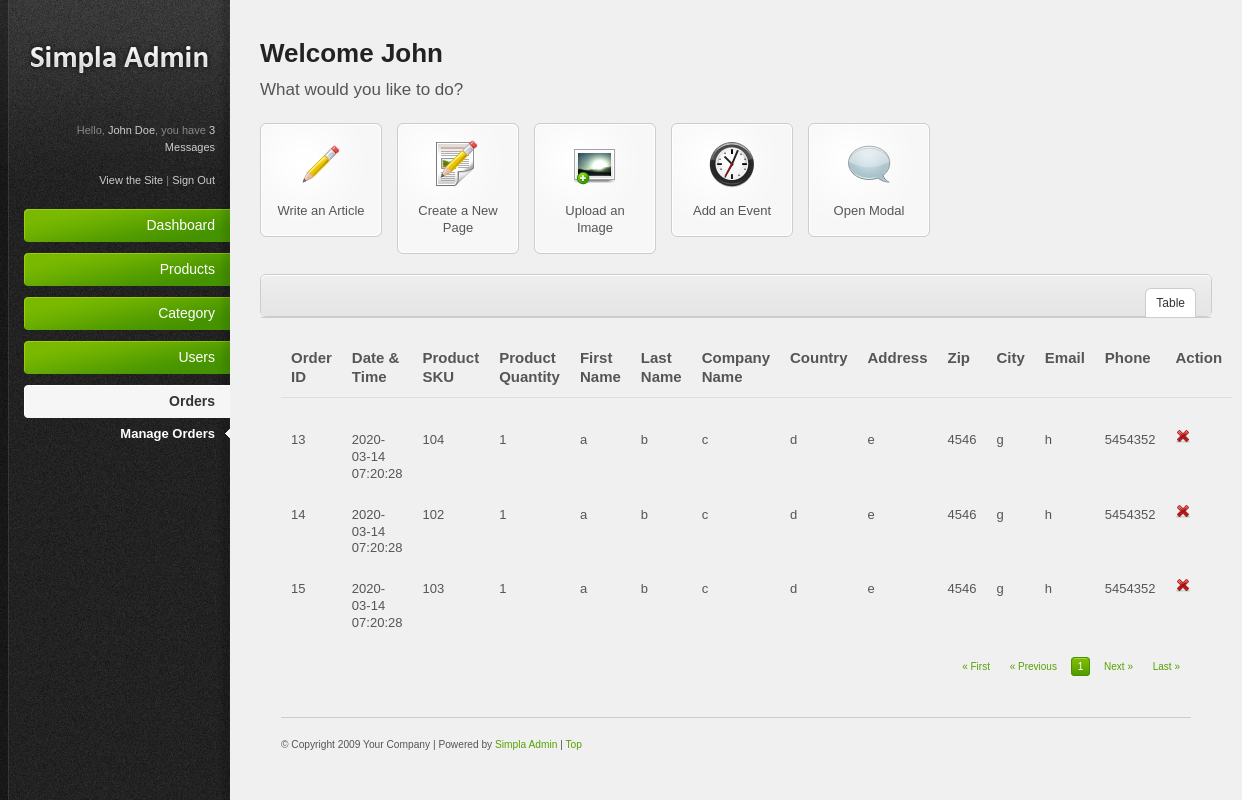
/Project/Admin/manageorders.php (signed in), run on the app's committed database.
### tables this page shows
CREATE TABLE `orders` (
  `Order_ID` int(20) NOT NULL,
  `Date&Time` timestamp NOT NULL DEFAULT current_timestamp() ON UPDATE current_timestamp(),
  `Product_SKU` varchar(20) NOT NULL,
  `Product_Quantity` int(10) NOT NULL,
  `First_Name` varchar(20) NOT NULL,
  `Last_Name` varchar(20) NOT NULL,
  `Company_Name` varchar(20) NOT NULL,
  `Country` varchar(20) NOT NULL,
  `Address` varchar(40) NOT NULL,
  `Zip` int(10) NOT NULL,
  `City` varchar(20) NOT NULL,
  `Email` varchar(20) NOT NULL,
  `Phone` int(20) NOT NULL
);

### Project/Admin/Order.inc.php (the view)
<?php
class Order{
	public function list($pageno){
		include "config.php";
		$no_of_records_per_page = 9;
		$offset = ($pageno-1) * $no_of_records_per_page;
		$total_pages_sql = "SELECT COUNT(*) FROM orders";
		$result = mysqli_query($connection,$total_pages_sql);
		$total_rows = mysqli_fetch_array($result)[0];
		$total_pages = ceil($total_rows / $no_of_records_per_page);
		$sql = "SELECT * FROM orders LIMIT $offset, $no_of_records_per_page";
		$res_data = mysqli_query($connection,$sql);
		$row = mysqli_fetch_all($res_data,MYSQLI_ASSOC);
		foreach ($row as $key => $value):
			echo "<tr>
					<td>".$value['Order_ID']."</td>
					<td>".$value['Date&Time']."</td>
					<td>".$value['Product_SKU']."</td>
					<td>".$value['Product_Quantity']."</td>
					<td>".$value['First_Name']."</td>
					<td>".$value['Last_Name']."</td>
					<td>".$value['Company_Name']."</td>
					<td>".$value['Country']."</td>
					<td>".$value['Address']."</td>
					<td>".$value['Zip']."</td>
					<td>".$value['City']."</td>
					<td>".$value['Email']."</td>
					<td>".$value['Phone']."</td>
					<td>
						<a href='table.php?id4=".$value['Order_ID']."&action=deleterow' title='Delete'><img src='resources/images/icons/cross.png' alt='Delete' /></a>
					</td>
				</tr>";
		endforeach;
		return $total_pages;
	}
}

### Project/Admin/header.php (shortened to what this page needs)
<!DOCTYPE html PUBLIC "-//W3C//DTD XHTML 1.0 Strict//EN" "http://www.w3.org/TR/xhtml1/DTD/xhtml1-strict.dtd">
<html xmlns="http://www.w3.org/1999/xhtml">
<head>
<link rel="stylesheet" href="resources/css/reset.css" type="text/css" media="screen" />
<link rel="stylesheet" href="resources/css/style.css" type="text/css" media="screen" />
<link rel="stylesheet" href="resources/css/invalid.css" type="text/css" media="screen" />
<link href="https://cdn.jsdelivr.net/npm/select2@4.0.13/dist/css/select2.min.css" rel="stylesheet"/>
</head>

### Project/Admin/sidebar.php (shortened to what this page needs)
<?php $active = basename($_SERVER["REQUEST_URI"]);?>
<div id="sidebar"><div id="sidebar-wrapper">
			<a href="#"><img id="logo" src="resources/images/logo.png" alt="Simpla Admin logo" /></a>
			<div id="profile-links">
				Hello, <a href="#" title="Edit your profile">John Doe</a>, you have <a href="#messages" rel="modal" title="3 Messages">3 Messages</a><br />
				<br />
				<a href="#" title="View the Site">View the Site</a> | <a href="logout.php" title="Sign Out">Sign Out</a>
			</div>
			<ul id="main-nav">
				<li>
					<a href="http://www.google.com/" class="nav-top-item no-submenu">
						Dashboard
					</a>
				</li>
				<li>
					<a href="#" class="nav-top-item <?php if($active == 'form.php' || $active == 'table.php'):?>current<?php endif;?>">
					Products
					</a>
				</li>
				<li>
					<a href="#" class="nav-top-item <?php if($active == 'category.php' || $active == 'managecategories.php'):?>current<?php endif;?>">
					Category
					</a>
				</li>
				<li>
					<a href="#" class="nav-top-item <?php if($active == 'userform.php' || $active == 'manageusers.php'):?>current<?php endif;?>">
						Users
					</a>
				</li>
				<li>
					<a href="#" class="nav-top-item <?php if($active == 'manageorders.php'):?>current<?php endif;?>">
						Orders
					</a>
					<ul>
						<li><a href="manageorders.php" class="<?php if($active == 'manageorders.php'):?>current<?php endif;?>">Manage Orders</a></li>
					</ul>
				</li>
		</div></div>

### Project/Admin/maincontent.php (shortened to what this page needs)
<div id="main-content">
			<h2>Welcome John</h2>
			<p id="page-intro">What would you like to do?</p>
			<ul class="shortcut-buttons-set">
				<li><a class="shortcut-button" href="#"><span>
					<img src="resources/images/icons/pencil_48.png" alt="icon" /><br />
					Write an Article
				</span></a></li>
				<li><a class="shortcut-button" href="#"><span>
					<img src="resources/images/icons/paper_content_pencil_48.png" alt="icon" /><br />
					Create a New Page
				</span></a></li>
				<li><a class="shortcut-button" href="#"><span>
					<img src="resources/images/icons/image_add_48.png" alt="icon" /><br />
					Upload an Image
				</span></a></li>
				<li><a class="shortcut-button" href="#"><span>
					<img src="resources/images/icons/clock_48.png" alt="icon" /><br />
					Add an Event
				</span></a></li>
				<li><a class="shortcut-button" href="#messages" rel="modal"><span>
					<img src="resources/images/icons/comment_48.png" alt="icon" /><br />
					Open Modal
				</span></a></li>
			</ul>

### Project/Admin/manageorders.php (shortened to what this page needs)
<?php
	include "Order.inc.php";
	include 'header.php';
	include 'sidebar.php';
	include 'maincontent.php';
?>
<div class="content-box">
	<div class="content-box-header">
		<ul class="content-box-tabs">
			<li><a href="#tab1" class="default-tab">Table</a></li>
		</ul>
<div class="content-box-content">
<div class="tab-content default-tab" id="tab1">
	<table>
		<thead>
			<tr>
				<th>Order ID</th>
				<th>Date & Time</th>
				<th>Product SKU</th>
				<th>Product Quantity</th>
				<th>First Name</th>
				<th>Last Name</th>
				<th>Company Name</th>
				<th>Country</th>
				<th>Address</th>
				<th>Zip</th>
				<th>City</th>
				<th>Email</th>
				<th>Phone</th>
				<th>Action</th>
			</tr>
		</thead>
		<tfoot>
			<tr>
				<td colspan="6">
					<?php
						if (isset($_GET['pageno'])):
							$pageno = $_GET['pageno'];
							$order_data = new Order();
							$total_pages = $order_data->list($pageno);
					    else:
					    	$pageno = 1;
					    	$order_data = new Order();
							$total_pages = $order_data->list($pageno);
					    endif;
					?>
						</td>
					</tr>
				</tfoot>
			</table>
			<?php
				if($total_pages != 0):?>
					<div class="pagination">
						<a href="?pageno=1" title="First Page">&laquo; First</a>
						<a href="<?php if($pageno <= 1){ echo '#'; } else { echo "?pageno=".($pageno - 1);}?>" title="Previous Page">&laquo; Previous</a>
					<?php for($i=1; $i<=$total_pages; $i++):?>
                        <a href="?pageno=<?php echo $i;?>" class="number '<?php if($pageno == $i):?>' current '<?php endif;?>'" title="<?php echo $i;?>"><?php echo $i;?></a>
                    <?php endfor;?>
						<a href="<?php if($pageno >= $total_pages){ echo '#'; } else { echo "?pageno=".($pageno + 1); } ?>" title="Next Page">Next &raquo;</a>
						<a href="?pageno=<?php echo $total_pages; ?>" title="Last Page">Last &raquo;</a>
					</div>
			<?php endif;?>
					</div>
					<?php include 'footer.php';?>

### Project/Admin/footer.php (shortened to what this page needs)
<div id="footer">
				<small>
						&#169; Copyright 2009 Your Company | Powered by <a href="http://themeforest.net/item/simpla-admin-flexible-user-friendly-admin-skin/46073">Simpla Admin</a> | <a href="#">Top</a>
				</small>
			</div>
		</div>
	</div>
</body>
</html>

### Project/Admin/resources/css/style.css (style rules this page uses)
html { font-size: 100%; height: 100%; margin-bottom: 1px; }
h1, h2, h3, h4, h5, h6 { font-family: Helvetica, Arial, sans-serif; color: #222; font-weight: bold; }
h2 { font-size: 26px; padding: 0 0 10px 0; }
a { color: #57a000; text-decoration: none; }
small { font-size: 0.85em; }
p { padding: 5px 0 10px 0; line-height: 1.6em; }
#sidebar { background: url('../images/bg-sidebar.gif') top left no-repeat; width: 230px; height: 100%; position: absolute; left: 0; top: 0; color: #888; font-size: 11px; }
#sidebar #sidebar-wrapper { margin: 0 0 0 9px; }
#sidebar a, #sidebar a:active { color:#ccc; }
#sidebar #logo { margin: 40px 0 40px 0; }
#sidebar #profile-links { padding: 0 15px 20px 15px; text-align: right; line-height: 1.5em; }
#sidebar #main-nav { width: 206px; padding: 0; margin: 0 0 0 15px; font-family: Helvetica, Arial, sans-serif; }
#sidebar #main-nav li { list-style: none; padding-bottom: 10px; text-align: right; }
#sidebar #main-nav li a.nav-top-item { background: transparent url('../images/bg-menu-item-green.gif') right center no-repeat; padding: 10px 15px; color: #fff; font-size: 14px; cursor: pointer; display: block; text-decoration: none; }
#sidebar #main-nav li a.current { background-image: url('../images/bg-menu-item-current.gif') !important; color: #333; font-weight: bold; }
#sidebar #main-nav ul { padding: 0; font-size: 12px; margin: 0; }
#sidebar #main-nav ul li { list-style: none; margin: 0; text-align: right; padding: 0; }
#sidebar #main-nav ul li a { padding: 8px 15px; display: block; color: #aaa; font-size: 13px; line-height: 1.2em; }
#sidebar #main-nav ul li a:hover, #sidebar #main-nav ul li a.current, #sidebar #main-nav ul li a.current:hover { color: #fff; }
#sidebar #main-nav ul li a.current { background: transparent url('../images/menu-current-arrow.gif') right center no-repeat !important; }
#main-content { margin: 0 30px 0 260px; padding: 40px 0 0 0; }
#page-intro { font-size: 17px; padding: 0 0 20px 0; }
#footer { border-top: 1px solid #ccc; margin: 40px 0 0 0; padding: 20px 0; font-size: 12px; }
#main-content ul li { padding: 4px 0 4px 0px; }
.content-box { border: 1px solid #ccc; margin: 0 0 20px 0; background: #fff; }
.content-box-header { background: #e5e5e5 url('../images/bg-content-box.gif') top left repeat-x; margin-top: 1px; height: 40px; }
ul.content-box-tabs { float: right; padding: 12px 15px 0 0 !important; margin: 0 !important; }
ul.content-box-tabs li { float: left; margin: 0; padding: 0 !important; background-image: none !important; }
ul.content-box-tabs li a { color: #333; padding: 8px 10px; display: block; margin: 1px; border-bottom: 0; }
ul.content-box-tabs li a.current { background: #fff; border: 1px solid #ccc; border-bottom: 0; margin: 0; }
.content-box-content { padding: 20px; font-size: 13px; border-top: 1px solid #ccc; }
#main-content table { width: 100%; border-collapse: collapse; }
#main-content table thead th { font-weight: bold; font-size: 15px; border-bottom: 1px solid #ddd; }
#main-content table td, #main-content table th { padding: 10px; line-height: 1.3em; }
#main-content .pagination { text-align: right; padding: 20px 0 5px 0; font-family: Verdana, Arial, Helvetica, sans-serif; font-size: 10px; }
.pagination a { margin: 0 5px 0 0; padding: 3px 6px; }
.pagination a.number { border: 1px solid #ddd; }
.pagination a.current { background: #469400 url('../images/bg-button-green.gif') top left repeat-x !important; border-color: #459300 !important; color: #fff !important; }
.shortcut-button { border: 1px solid #ccc; background: #f7f7f7 url('../images/shortcut-button-bg.gif') top left no-repeat; display: block; width: 120px; margin: 0 0 20px 0; }
.shortcut-button span { border: 1px solid #fff; display:block; padding: 15px 10px 15px 10px; text-align: center; color: #555; font-size: 13px; line-height: 1.3em; }
.shortcut-button span img { margin-bottom: 10px; }
ul.shortcut-buttons-set li { float: left; margin: 0 15px 0 0; padding: 0 !important; background: 0; }

### data on the page
orders: Order_ID "13", value "2020-03-14 07:20:28", Product_SKU "104", Product_Quantity "1", First_Name "a", Last_Name "b", Company_Name "c", Country "d", Address "e", Zip "4546", City "g", Email "h", Phone "5454352"
orders: Order_ID "14", value "2020-03-14 07:20:28", Product_SKU "102", Product_Quantity "1", First_Name "a", Last_Name "b", Company_Name "c", Country "d", Address "e", Zip "4546", City "g", Email "h", Phone "5454352"
orders: Order_ID "15", value "2020-03-14 07:20:28", Product_SKU "103", Product_Quantity "1", First_Name "a", Last_Name "b", Company_Name "c", Country "d", Address "e", Zip "4546", City "g", Email "h", Phone "5454352"
